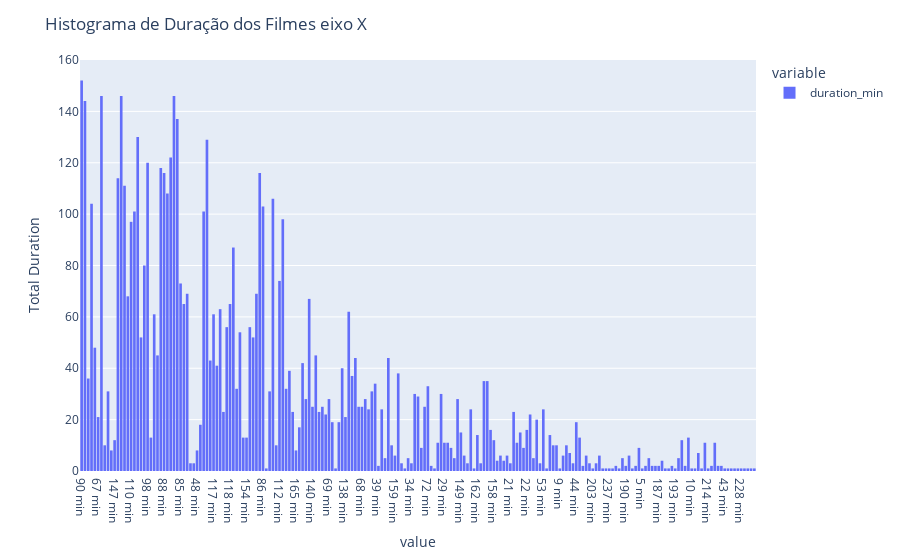

The notebook cell saved with this chart:
### Code cell
fig = px.histogram(filmes["duration_min"])
fig.update_layout(title_text="Histograma de Duração dos Filmes eixo X",
                  yaxis=dict(title_text="Total Duration"))
fig.show()

### Figure 1 — Plotly figure (JSON) as saved in the notebook; plotly's stock layout.template omitted (floating-point values rounded to 4 significant figures; data arrays with more than 128 entries replaced by an {"elided": "..."} marker saying what was removed)
{"data": [{"alignmentgroup": "True", "bingroup": "x", "hovertemplate": "variable=duration_min<br>value=%{x}<br>count=%{y}<extra></extra>", "legendgroup": "duration_min", "marker": {"color": "#636efa", "pattern": {"shape": ""}}, "name": "duration_min", "offsetgroup": "duration_min", "orientation": "v", "showlegend": true, "type": "histogram", "x": {"elided": "6131 str values"}, "xaxis": "x", "yaxis": "y"}], "layout": {"autosize": true, "barmode": "relative", "legend": {"title": {"text": "variable"}, "tracegroupgap": 0}, "margin": {"t": 60}, "title": {"text": "Histograma de Duração dos Filmes eixo X"}, "xaxis": {"anchor": "y", "autorange": true, "domain": [0, 1], "range": [-0.5, 204.5], "title": {"text": "value"}, "type": "category"}, "yaxis": {"anchor": "x", "autorange": true, "domain": [0, 1], "range": [0, 160], "title": {"text": "Total Duration"}}}}
